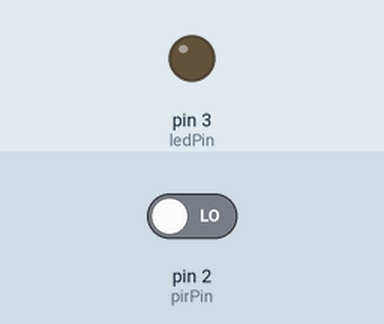
Bench run of a sketch on a simulated Arduino Uno, built with avr-gcc and run on an emulated ATmega328P. On the bench: output pins drawn as LEDs (lit = HIGH). The inputs (shaded band) are chosen by the test bench; at power-on: pin 2 (pirPin) LOW. What the sketch prints to the serial monitor is not drawn.

Above: at 1.2 s.
1.3 s: pin 2 (pirPin) driven HIGH
At 3.1 s:
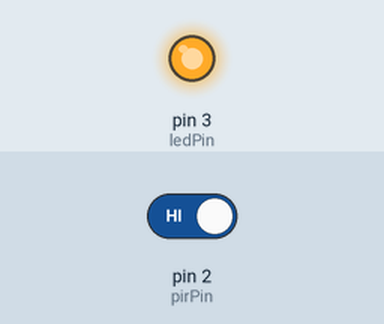
4.3 s: pin 2 (pirPin) driven LOW
At 7.2 s:
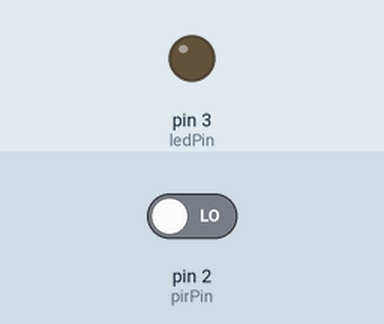
Timing chart, 0 to 8.7 s (numbered marks = the images above; inputs shaded):
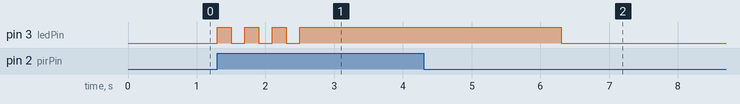

Measured:
- after the input at 1.3 s, pin 3 (ledPin): alternates HIGH for 0.20 s and LOW for 0.20 s, 7 changes in all, then stays HIGH, starting at once
- after the input at 4.3 s, pin 3 (ledPin): HIGH → LOW after 2.0 s

The sketch:

Arduino-HC-SR501.ino
```cpp
// Gelişmiş PIR Hareket Dedektörü

int pirPin = 2;      // PIR sensörü OUT pini
int ledPin = 3;      // LED pini
int pirState = LOW;
unsigned long hareketBaslangic = 0;
bool hareketVar = false;

void setup() {
  pinMode(pirPin, INPUT);
  pinMode(ledPin, OUTPUT);
  Serial.begin(9600);
  Serial.println("Gelişmiş PIR Sensörü Başlatıldı!");
}

void loop() {
  pirState = digitalRead(pirPin);

  if (pirState == HIGH && !hareketVar) {
    // Yeni hareket algılandı
    hareketVar = true;
    hareketBaslangic = millis();
    digitalWrite(ledPin, HIGH);
    Serial.println("🔴 HAREKET ALGILANDI!");

    // Yanıp sönme efekti (3 kez)
    for (int i = 0; i < 3; i++) {
      digitalWrite(ledPin, HIGH);
      delay(200);
      digitalWrite(ledPin, LOW);
      delay(200);
    }
    digitalWrite(ledPin, HIGH); // Son halinde yanık kalsın

  } else if (pirState == LOW && hareketVar) {
    // Hareket sona erdi - 5 saniye sonra LED'i söndür
    if (millis() - hareketBaslangic > 5000) {
      hareketVar = false;
      digitalWrite(ledPin, LOW);
      Serial.println("⏰ Hareket sona erdi, LED söndü");
    }
  }

  delay(50);
}
```
